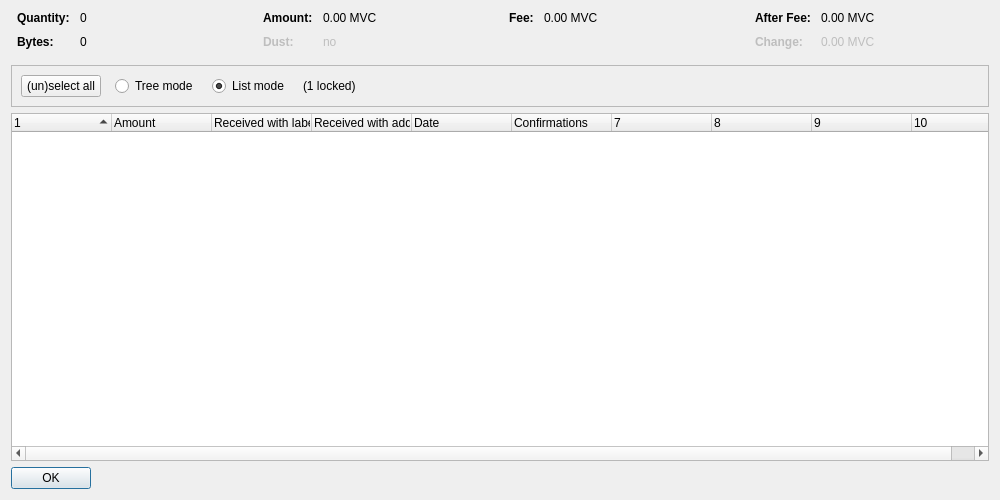
<?xml version="1.0" encoding="UTF-8"?>
<ui version="4.0">
 <class>CoinControlDialog</class>
 <widget class="QDialog" name="CoinControlDialog">
  <property name="geometry">
   <rect>
    <x>0</x>
    <y>0</y>
    <width>1000</width>
    <height>500</height>
   </rect>
  </property>
  <property name="windowTitle">
   <string>Coin Selection</string>
  </property>
  <layout class="QVBoxLayout" name="verticalLayout">
   <item>
    <layout class="QHBoxLayout" name="horizontalLayoutTop" stretch="0,0,0,0">
     <property name="topMargin">
      <number>0</number>
     </property>
     <property name="bottomMargin">
      <number>10</number>
     </property>
     <item>
      <layout class="QFormLayout" name="formLayoutCoinControl1">
       <property name="horizontalSpacing">
        <number>10</number>
       </property>
       <property name="verticalSpacing">
        <number>10</number>
       </property>
       <property name="leftMargin">
        <number>6</number>
       </property>
       <property name="rightMargin">
        <number>6</number>
       </property>
       <item row="0" column="0">
        <widget class="QLabel" name="labelCoinControlQuantityText">
         <property name="font">
          <font>
           <weight>75</weight>
           <bold>true</bold>
          </font>
         </property>
         <property name="text">
          <string>Quantity:</string>
         </property>
        </widget>
       </item>
       <item row="0" column="1">
        <widget class="QLabel" name="labelCoinControlQuantity">
         <property name="cursor">
          <cursorShape>IBeamCursor</cursorShape>
         </property>
         <property name="contextMenuPolicy">
          <enum>Qt::ActionsContextMenu</enum>
         </property>
         <property name="text">
          <string notr="true">0</string>
         </property>
         <property name="textInteractionFlags">
          <set>Qt::LinksAccessibleByMouse|Qt::TextSelectableByKeyboard|Qt::TextSelectableByMouse</set>
         </property>
        </widget>
       </item>
       <item row="1" column="0">
        <widget class="QLabel" name="labelCoinControlBytesText">
         <property name="font">
          <font>
           <weight>75</weight>
           <bold>true</bold>
          </font>
         </property>
         <property name="text">
          <string>Bytes:</string>
         </property>
        </widget>
       </item>
       <item row="1" column="1">
        <widget class="QLabel" name="labelCoinControlBytes">
         <property name="cursor">
          <cursorShape>IBeamCursor</cursorShape>
         </property>
         <property name="contextMenuPolicy">
          <enum>Qt::ActionsContextMenu</enum>
         </property>
         <property name="text">
          <string notr="true">0</string>
         </property>
         <property name="textInteractionFlags">
          <set>Qt::LinksAccessibleByMouse|Qt::TextSelectableByKeyboard|Qt::TextSelectableByMouse</set>
         </property>
        </widget>
       </item>
      </layout>
     </item>
     <item>
      <layout class="QFormLayout" name="formLayoutCoinControl2">
       <property name="horizontalSpacing">
        <number>10</number>
       </property>
       <property name="verticalSpacing">
        <number>10</number>
       </property>
       <property name="leftMargin">
        <number>6</number>
       </property>
       <property name="rightMargin">
        <number>6</number>
       </property>
       <item row="0" column="0">
        <widget class="QLabel" name="labelCoinControlAmountText">
         <property name="font">
          <font>
           <weight>75</weight>
           <bold>true</bold>
          </font>
         </property>
         <property name="text">
          <string>Amount:</string>
         </property>
        </widget>
       </item>
       <item row="0" column="1">
        <widget class="QLabel" name="labelCoinControlAmount">
         <property name="cursor">
          <cursorShape>IBeamCursor</cursorShape>
         </property>
         <property name="contextMenuPolicy">
          <enum>Qt::ActionsContextMenu</enum>
         </property>
         <property name="text">
          <string notr="true">0.00 MVC</string>
         </property>
         <property name="textInteractionFlags">
          <set>Qt::LinksAccessibleByMouse|Qt::TextSelectableByKeyboard|Qt::TextSelectableByMouse</set>
         </property>
        </widget>
       </item>
       <item row="1" column="0">
        <widget class="QLabel" name="labelCoinControlLowOutputText">
         <property name="enabled">
          <bool>false</bool>
         </property>
         <property name="font">
          <font>
           <weight>75</weight>
           <bold>true</bold>
          </font>
         </property>
         <property name="text">
          <string>Dust:</string>
         </property>
        </widget>
       </item>
       <item row="1" column="1">
        <widget class="QLabel" name="labelCoinControlLowOutput">
         <property name="enabled">
          <bool>false</bool>
         </property>
         <property name="cursor">
          <cursorShape>IBeamCursor</cursorShape>
         </property>
         <property name="contextMenuPolicy">
          <enum>Qt::ActionsContextMenu</enum>
         </property>
         <property name="text">
          <string notr="true">no</string>
         </property>
         <property name="textInteractionFlags">
          <set>Qt::LinksAccessibleByMouse|Qt::TextSelectableByKeyboard|Qt::TextSelectableByMouse</set>
         </property>
        </widget>
       </item>
      </layout>
     </item>
     <item>
      <layout class="QFormLayout" name="formLayoutCoinControl3">
       <property name="horizontalSpacing">
        <number>10</number>
       </property>
       <property name="verticalSpacing">
        <number>10</number>
       </property>
       <property name="leftMargin">
        <number>6</number>
       </property>
       <property name="rightMargin">
        <number>6</number>
       </property>
       <item row="0" column="0">
        <widget class="QLabel" name="labelCoinControlFeeText">
         <property name="font">
          <font>
           <weight>75</weight>
           <bold>true</bold>
          </font>
         </property>
         <property name="text">
          <string>Fee:</string>
         </property>
        </widget>
       </item>
       <item row="0" column="1">
        <widget class="QLabel" name="labelCoinControlFee">
         <property name="cursor">
          <cursorShape>IBeamCursor</cursorShape>
         </property>
         <property name="contextMenuPolicy">
          <enum>Qt::ActionsContextMenu</enum>
         </property>
         <property name="text">
          <string notr="true">0.00 MVC</string>
         </property>
         <property name="textInteractionFlags">
          <set>Qt::LinksAccessibleByMouse|Qt::TextSelectableByKeyboard|Qt::TextSelectableByMouse</set>
         </property>
        </widget>
       </item>
      </layout>
     </item>
     <item>
      <layout class="QFormLayout" name="formLayoutCoinControl4">
       <property name="horizontalSpacing">
        <number>10</number>
       </property>
       <property name="verticalSpacing">
        <number>10</number>
       </property>
       <property name="leftMargin">
        <number>6</number>
       </property>
       <property name="rightMargin">
        <number>6</number>
       </property>
       <item row="0" column="0">
        <widget class="QLabel" name="labelCoinControlAfterFeeText">
         <property name="font">
          <font>
           <weight>75</weight>
           <bold>true</bold>
          </font>
         </property>
         <property name="text">
          <string>After Fee:</string>
         </property>
        </widget>
       </item>
       <item row="0" column="1">
        <widget class="QLabel" name="labelCoinControlAfterFee">
         <property name="cursor">
          <cursorShape>IBeamCursor</cursorShape>
         </property>
         <property name="contextMenuPolicy">
          <enum>Qt::ActionsContextMenu</enum>
         </property>
         <property name="text">
          <string notr="true">0.00 MVC</string>
         </property>
         <property name="textInteractionFlags">
          <set>Qt::LinksAccessibleByMouse|Qt::TextSelectableByKeyboard|Qt::TextSelectableByMouse</set>
         </property>
        </widget>
       </item>
       <item row="1" column="0">
        <widget class="QLabel" name="labelCoinControlChangeText">
         <property name="enabled">
          <bool>false</bool>
         </property>
         <property name="font">
          <font>
           <weight>75</weight>
           <bold>true</bold>
          </font>
         </property>
         <property name="text">
          <string>Change:</string>
         </property>
        </widget>
       </item>
       <item row="1" column="1">
        <widget class="QLabel" name="labelCoinControlChange">
         <property name="enabled">
          <bool>false</bool>
         </property>
         <property name="cursor">
          <cursorShape>IBeamCursor</cursorShape>
         </property>
         <property name="contextMenuPolicy">
          <enum>Qt::ActionsContextMenu</enum>
         </property>
         <property name="text">
          <string notr="true">0.00 MVC</string>
         </property>
         <property name="textInteractionFlags">
          <set>Qt::LinksAccessibleByMouse|Qt::TextSelectableByKeyboard|Qt::TextSelectableByMouse</set>
         </property>
        </widget>
       </item>
      </layout>
     </item>
    </layout>
   </item>
   <item>
    <widget class="QFrame" name="frame">
     <property name="minimumSize">
      <size>
       <width>0</width>
       <height>40</height>
      </size>
     </property>
     <property name="frameShape">
      <enum>QFrame::StyledPanel</enum>
     </property>
     <property name="frameShadow">
      <enum>QFrame::Sunken</enum>
     </property>
     <layout class="QHBoxLayout" name="horizontalLayout">
      <item>
       <layout class="QHBoxLayout" name="horizontalLayoutPanel" stretch="0,0,0,0,0">
        <property name="spacing">
         <number>14</number>
        </property>
        <item>
         <widget class="QPushButton" name="pushButtonSelectAll">
          <property name="sizePolicy">
           <sizepolicy hsizetype="Maximum" vsizetype="Fixed">
            <horstretch>0</horstretch>
            <verstretch>0</verstretch>
           </sizepolicy>
          </property>
          <property name="text">
           <string>(un)select all</string>
          </property>
          <property name="autoDefault">
           <bool>false</bool>
          </property>
         </widget>
        </item>
        <item>
         <widget class="QRadioButton" name="radioTreeMode">
          <property name="sizePolicy">
           <sizepolicy hsizetype="Maximum" vsizetype="Fixed">
            <horstretch>0</horstretch>
            <verstretch>0</verstretch>
           </sizepolicy>
          </property>
          <property name="text">
           <string>Tree mode</string>
          </property>
         </widget>
        </item>
        <item>
         <widget class="QRadioButton" name="radioListMode">
          <property name="sizePolicy">
           <sizepolicy hsizetype="Maximum" vsizetype="Fixed">
            <horstretch>0</horstretch>
            <verstretch>0</verstretch>
           </sizepolicy>
          </property>
          <property name="text">
           <string>List mode</string>
          </property>
          <property name="checked">
           <bool>true</bool>
          </property>
         </widget>
        </item>
        <item>
         <widget class="QLabel" name="labelLocked">
          <property name="text">
           <string notr="true">(1 locked)</string>
          </property>
         </widget>
        </item>
        <item>
         <spacer name="horizontalSpacer">
          <property name="orientation">
           <enum>Qt::Horizontal</enum>
          </property>
          <property name="sizeHint" stdset="0">
           <size>
            <width>40</width>
            <height>20</height>
           </size>
          </property>
         </spacer>
        </item>
       </layout>
      </item>
     </layout>
    </widget>
   </item>
   <item>
    <widget class="CoinControlTreeWidget" name="treeWidget">
     <property name="contextMenuPolicy">
      <enum>Qt::CustomContextMenu</enum>
     </property>
     <property name="sortingEnabled">
      <bool>false</bool>
     </property>
     <property name="columnCount">
      <number>10</number>
     </property>
     <attribute name="headerShowSortIndicator" stdset="0">
      <bool>true</bool>
     </attribute>
     <attribute name="headerStretchLastSection">
      <bool>false</bool>
     </attribute>
     <column>
      <property name="text">
       <string/>
      </property>
     </column>
     <column>
      <property name="text">
       <string>Amount</string>
      </property>
     </column>
     <column>
      <property name="text">
       <string>Received with label</string>
      </property>
     </column>
     <column>
      <property name="text">
       <string>Received with address</string>
      </property>
     </column>
     <column>
      <property name="text">
       <string>Date</string>
      </property>
     </column>
     <column>
      <property name="text">
       <string>Confirmations</string>
      </property>
      <property name="toolTip">
       <string>Confirmed</string>
      </property>
     </column>
     <column>
      <property name="text">
       <string/>
      </property>
     </column>
     <column>
      <property name="text">
       <string/>
      </property>
     </column>
     <column>
      <property name="text">
       <string/>
      </property>
     </column>
     <column>
      <property name="text">
       <string/>
      </property>
     </column>
    </widget>
   </item>
   <item>
    <widget class="QDialogButtonBox" name="buttonBox">
     <property name="sizePolicy">
      <sizepolicy hsizetype="Maximum" vsizetype="Fixed">
       <horstretch>0</horstretch>
       <verstretch>0</verstretch>
      </sizepolicy>
     </property>
     <property name="orientation">
      <enum>Qt::Horizontal</enum>
     </property>
     <property name="standardButtons">
      <set>QDialogButtonBox::Ok</set>
     </property>
    </widget>
   </item>
  </layout>
 </widget>
 <customwidgets>
  <customwidget>
   <class>CoinControlTreeWidget</class>
   <extends>QTreeWidget</extends>
   <header>coincontroltreewidget.h</header>
  </customwidget>
 </customwidgets>
 <resources/>
 <connections/>
</ui>
